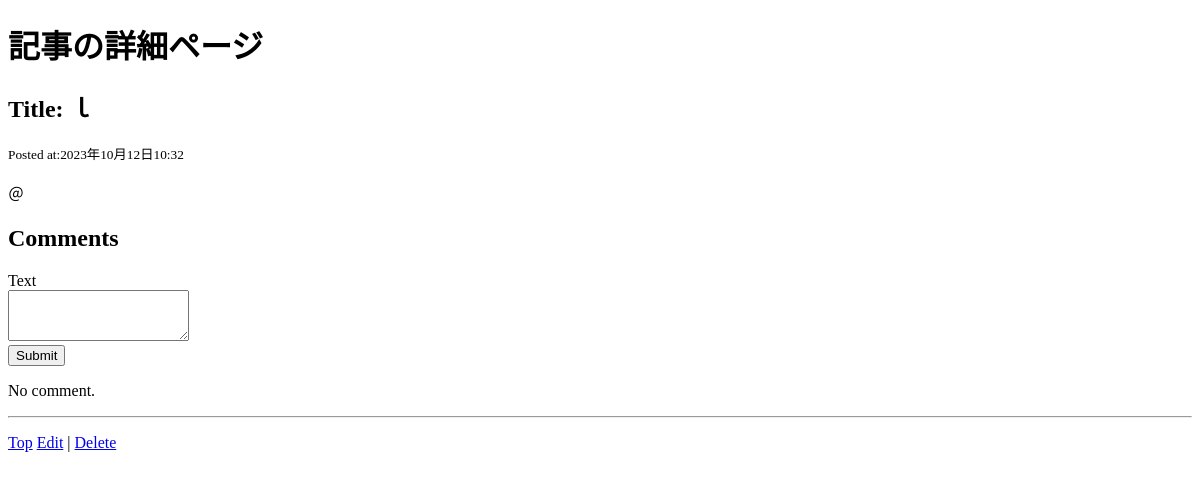
Before: /12/ with the older database file.
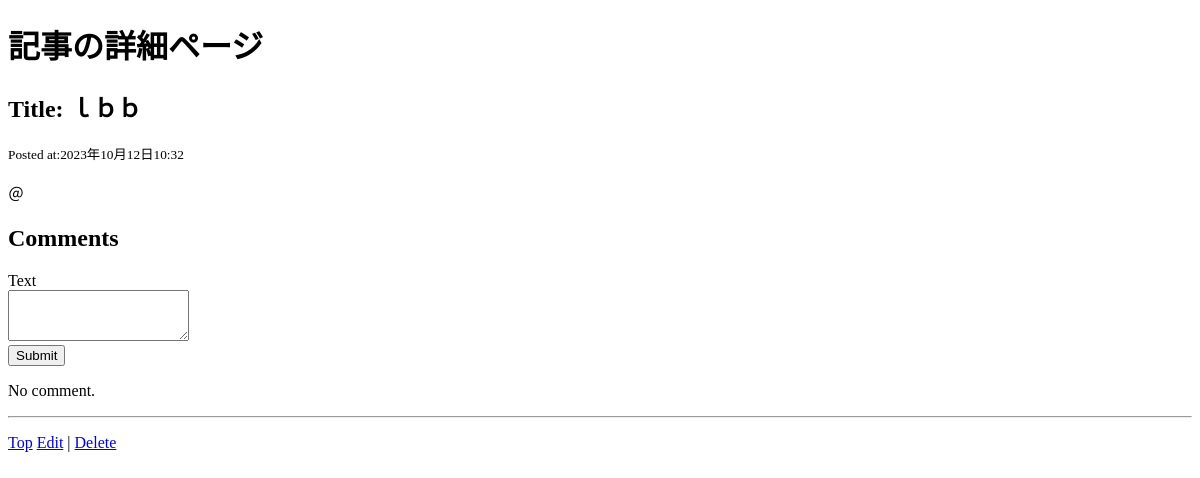
After: the same page with the newer database file.
### blog/models.py (models this page shows, shortened)
class Article(models.Model):
    title = models.CharField(max_length=200)
    body = models.TextField()
    posted_at = models.DateTimeField(default=timezone.now)
    published_at = models.DateTimeField(blank=True, null=True)
    like = models.IntegerField(default=0)

### blog/views.py (the view)
# urls.py: path('<int:article_id>/', views.detail, name = 'detail'),
def detail(request, article_id):
    try:
        article = Article.objects.get(pk=article_id)
    except Article.DoesNotExist:
        raise Http404("Article does not exist")
    if request.method == 'POST':
        comment = Comment(article=article, text=request.POST['text'])
        comment.save()
    context = {
        'article' : article,
        'comments': article.comments.order_by('-posted_at')
    }
    return render(request, "blog/detail.html", context)

### blog/templates/blog/detail.html (shortened to what this page needs)
<!DOCTYPE html>
<html>
  <head>
    <meta charset="UTF-8"></head>
  <body>
    <h1>記事の詳細ページ</h1>
    <h2>Title: {{ article.title }}</h2>
    <small>Posted at:{{ article.posted_at }}</small>
    <div>
      {{ article.body | linebreaksbr }}
    </div>
    <h2>Comments</h2>
    <form action="{% url 'detail' article.id %}" method="post">
      <div>
        <label for="textInput">Text</label><br>
        <textarea id="textInput" name="text" rows="3"></textarea>
      </div>
      <div>
        <button type="submit">Submit</button>
      </div>
    </form>
    {% if comments %}
    {% for comment in comments %}
    <div class="text">
      <small>[{{ comment.posted_at }}]</small>
      <div>
        {{ comment.text | linebreaksbr }}
      </div>
    </div>
    {% endfor %}
    {% else %}
    <p>No comment.</p>
    {% endif %}
    <hr>
    <p>
      <a href="{% url 'index' %}">Top</a>
      <a href="{% url 'update' article.id %}">Edit</a> |
      <a href="{% url 'delete' article.id %}">Delete</a>
    </p>
  </body>
</html>

Changed rows visible on the page:
changed Article: title "ｌ" → "ｌｂｂ"
